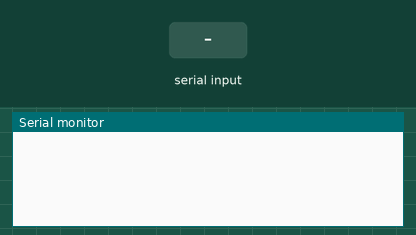
Simulated run of this sketch. Board: Arduino Uno, built with avr-gcc and run on an emulated ATmega328P. On the bench: the last lines printed to the serial monitor. Inputs (shaded band) come from the test bench.

Above: at 1.2 s.
1.3 s: "PING\n" received over Serial
At 1.7 s:
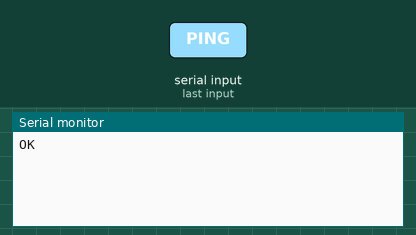
2.8 s: "1\n" received over Serial
At 4.1 s:
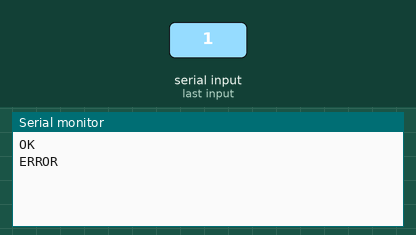

Measured:
- after the input at 1.3 s, the serial monitor: prints a new line at once (image 1)
- after the input at 2.8 s, the serial monitor: prints a new line at once (image 2)

The sketch:

network_driver.ino
```cpp
/*
  Suspended for now
*/

String input;

void setup(){
  Serial.begin(115200);
}

void loop(){
  if(Serial.available()){
    input = Serial.readStringUntil('\n');
    if(input == "PING"){
      Serial.print("OK\n");
    } else {
      Serial.print("ERROR\n");
    }
  }
}
```
